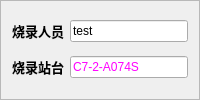
         <widget class="QFrame" name="frame_6">
          <property name="frameShape">
           <enum>QFrame::StyledPanel</enum>
          </property>
          <property name="frameShadow">
           <enum>QFrame::Raised</enum>
          </property>
          <layout class="QGridLayout" name="gridLayout_10">
           <item row="0" column="0">
            <widget class="QLabel" name="label_20">
             <property name="font">
              <font>
               <pointsize>10</pointsize>
               <weight>75</weight>
               <bold>true</bold>
              </font>
             </property>
             <property name="text">
              <string>烧录人员</string>
             </property>
            </widget>
           </item>
           <item row="0" column="1">
            <widget class="QLineEdit" name="lineEdit_12">
             <property name="text">
              <string>test</string>
             </property>
            </widget>
           </item>
           <item row="1" column="0">
            <widget class="QLabel" name="label_21">
             <property name="font">
              <font>
               <pointsize>10</pointsize>
               <weight>75</weight>
               <bold>true</bold>
              </font>
             </property>
             <property name="text">
              <string>烧录站台</string>
             </property>
            </widget>
           </item>
           <item row="1" column="1">
            <widget class="QLineEdit" name="lineEdit_13">
             <property name="palette">
              <palette>
               <active>
                <colorrole role="Text">
                 <brush brushstyle="SolidPattern">
                  <color alpha="255">
                   <red>255</red>
                   <green>0</green>
                   <blue>255</blue>
                  </color>
                 </brush>
                </colorrole>
                <colorrole role="PlaceholderText">
                 <brush brushstyle="SolidPattern">
                  <color alpha="128">
                   <red>255</red>
                   <green>0</green>
                   <blue>255</blue>
                  </color>
                 </brush>
                </colorrole>
               </active>
               <inactive>
                <colorrole role="Text">
                 <brush brushstyle="SolidPattern">
                  <color alpha="255">
                   <red>255</red>
                   <green>0</green>
                   <blue>255</blue>
                  </color>
                 </brush>
                </colorrole>
                <colorrole role="PlaceholderText">
                 <brush brushstyle="SolidPattern">
                  <color alpha="128">
                   <red>255</red>
                   <green>0</green>
                   <blue>255</blue>
                  </color>
                 </brush>
                </colorrole>
               </inactive>
               <disabled>
                <colorrole role="Text">
                 <brush brushstyle="SolidPattern">
                  <color alpha="255">
                   <red>120</red>
                   <green>120</green>
                   <blue>120</blue>
                  </color>
                 </brush>
                </colorrole>
                <colorrole role="PlaceholderText">
                 <brush brushstyle="SolidPattern">
                  <color alpha="128">
                   <red>0</red>
                   <green>0</green>
                   <blue>0</blue>
                  </color>
                 </brush>
                </colorrole>
               </disabled>
              </palette>
             </property>
             <property name="text">
              <string>C7-2-A074S</string>
             </property>
            </widget>
           </item>
          </layout>
         </widget>
